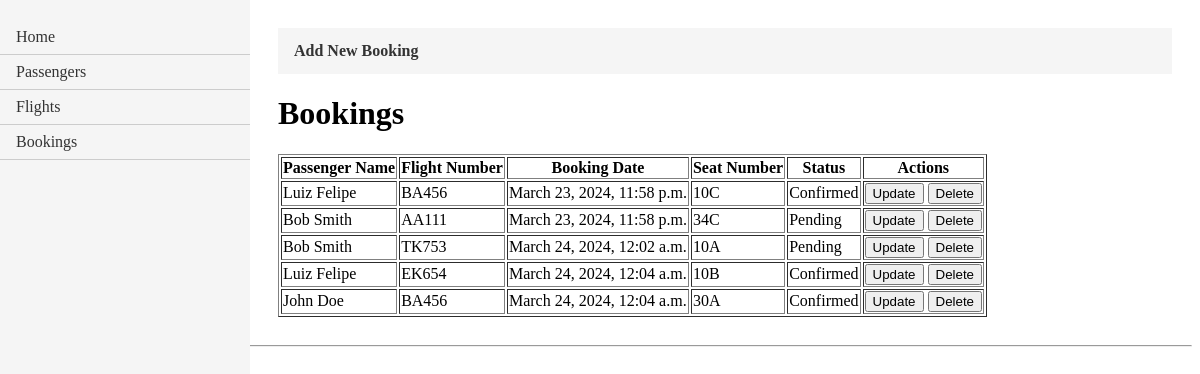
The app's page /booking_list/, older data.
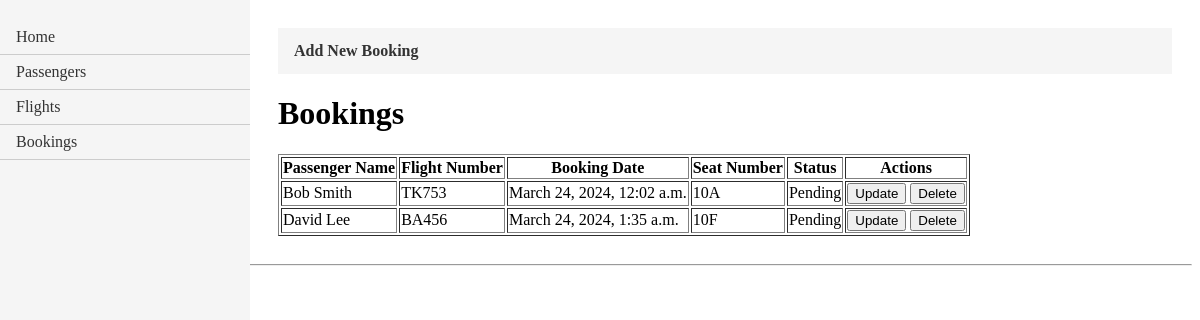
The same page, newer data.
### FlightBookingApp/models.py (models this page shows)
class Passenger(models.Model):
    passengerID = models.AutoField(primary_key=True)
    name = models.CharField(max_length=100)
    email = models.EmailField(unique=True)
    phone = models.CharField(max_length=20)
    address = models.CharField(max_length=200)

class Flight(models.Model):
    flightID = models.AutoField(primary_key=True)
    flightNumber = models.CharField(max_length=20)
    departureAirport = models.CharField(max_length=3)
    arrivalAirport = models.CharField(max_length=3)
    departureTime = models.DateTimeField()
    arrivalTime = models.DateTimeField()
    capacity = models.IntegerField()
    price = models.DecimalField(max_digits=10, decimal_places=2)

class Booking(models.Model):
    bookingID = models.AutoField(primary_key=True)
    passengerID = models.ForeignKey(Passenger, on_delete=models.CASCADE)
    flightID = models.ForeignKey(Flight, on_delete=models.CASCADE)
    bookingDate = models.DateTimeField(auto_now_add=True)
    seatNumber = models.CharField(max_length=10)
    STATUS_CHOICES = (
        ('confirmed', 'Confirmed'),
        ('pending', 'Pending'),
        ('canceled', 'Canceled'),
    )
    status = models.CharField(max_length=20, choices=STATUS_CHOICES)

### FlightBookingApp/views.py (the view)
# urls.py: path('booking_list/', views.booking_list, name='booking_list'),
def booking_list(request):
    bookings = Booking.objects.all()
    bookings_formatted = []
    for booking in bookings:
        booking_formatted = {
            "bookingID": booking.bookingID,
            "passengerName": booking.passengerID.name,
            "flightNumber":booking.flightID.flightNumber,
            "bookingDate":booking.bookingDate,
            "seatNumber":booking.seatNumber,
            "status":booking.status.capitalize(),
        }
        bookings_formatted.append(booking_formatted)
    return render(request, 'booking_list.html', {'bookings_formatted': bookings_formatted})

### FlightBookingApp/templates/booking_list.html
{% extends "layout.html" %}
{% block content%}
<ul class="crud-menu">
    <li><a href="{% url 'create_booking' %}"><b>Add New Booking</b></a></li>
</ul>
<h1>Bookings</h1>
<table border="1">
    <thead>
      <tr>
        <th>Passenger Name</th>
        <th>Flight Number</th>
        <th>Booking Date</th>
        <th>Seat Number</th>
        <th>Status</th>
        <th>Actions</th>
      </tr>
    </thead>
    <tbody>
      {% for booking in bookings_formatted %}
      <tr>
        <td>{{ booking.passengerName }}</td>
        <td>{{ booking.flightNumber }}</td>
        <td>{{ booking.bookingDate }}</td>
        <td>{{ booking.seatNumber }}</td>
        <td>{{ booking.status }}</td>
        <td>
          <form action="{% url 'update_booking_form' booking.bookingID %}" method="post" style="display: inline;">
            <button type="submit">Update</button>
          </form>
          <form action="{% url 'delete_booking' booking.bookingID %}" method="post" style="display: inline;">
            <button type="submit">Delete</button>
          </form>
        </td>
      </tr>
      {% endfor %}
    </tbody>
  </table>
{%endblock content%}

Row changes from the older to the newer data that the page shows:
removed Passenger: passengerName "Luiz Felipe" "Luiz Felipe"
removed Booking: bookingDate "March 23, 2024, 11:58 p.m.", seatNumber "10C"
removed Flight: flightNumber "AA111"
removed Booking: bookingDate "March 23, 2024, 11:58 p.m.", seatNumber "34C"
no longer on this page (row unchanged): Flight: flightNumber "EK654"
removed Booking: bookingDate "March 24, 2024, 12:04 a.m.", seatNumber "10B"
no longer on this page (row unchanged): Passenger: passengerName "John Doe"
removed Booking: bookingDate "March 24, 2024, 12:04 a.m.", seatNumber "30A"
now on this page (row unchanged): Passenger: passengerName "David Lee"
added Booking: bookingDate "March 24, 2024, 1:35 a.m.", seatNumber "10F"
Text that changed along with them:
new list line: "BA456"
new list line: "Pending Update Delete"
list line gone: "BA456"
list line gone: "Confirmed Update Delete"
list line gone: "Bob Smith"
list line gone: "Pending Update Delete"
